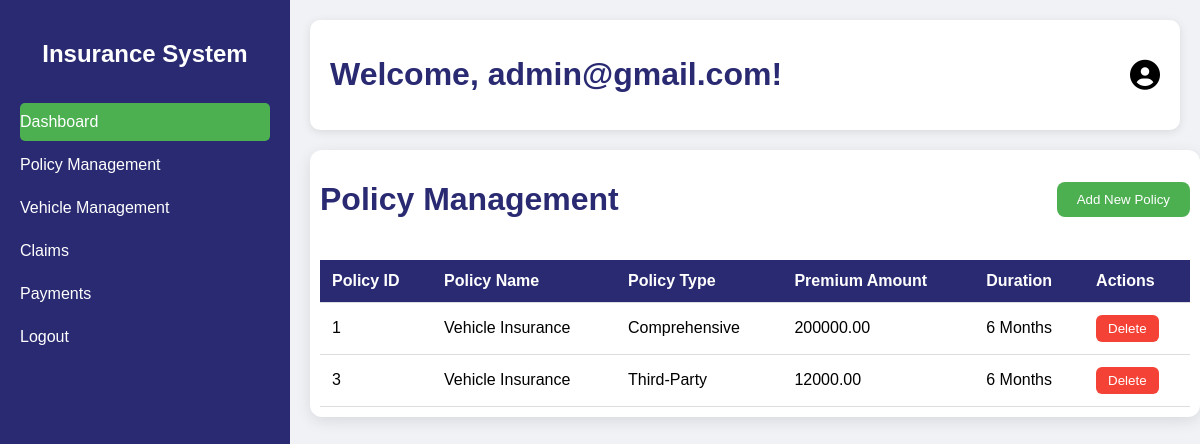
/policy-management/ (signed in), run on the app's committed database.
### CIApp/models.py (models this page shows, shortened)
class InsurancePolicy(models.Model):
    POLICY_TYPES = [
        ('third-party', 'Third-Party'),
        ('comprehensive', 'Comprehensive'),
    ]
    policy_name = models.CharField(max_length=100)
    policy_type = models.CharField(max_length=20, choices=POLICY_TYPES)
    coverage_details = models.TextField()
    premium_amount = models.DecimalField(max_digits=10, decimal_places=2)
    duration_months = models.PositiveIntegerField()  # Policy duration in months

### CIApp/views.py (the view)
# urls.py: path('policy-management/', views.policy_management, name="policy-management"),
@login_required(login_url='/login')
def policy_management(request):
    current_user = request.user
    polices =  InsurancePolicy.objects.all()
    context = {
        'polices': polices,
        "user": current_user
    }
    return render(request, 'policy-management.html', context)

### templates/policy-management.html (shortened to what this page needs)
{% extends "base.html" %}
{% load static %}
{% block Css %}
<link rel="stylesheet" href="{% static 'css/policy-management.css' %}">
{% endblock %}
{% block content %}
<div class="policy-container">
    <header>
        <h1>Policy Management</h1>
        <a href="/add-policy/"><button class="btn-add">Add New Policy</button></a>
    </header>
    <table>
        <thead>
            <tr>
                <th>Policy ID</th>
                <th>Policy Name</th>
                <th>Policy Type</th>
                <th>Premium Amount</th>
                <th>Duration</th>
                <th>Actions</th>
            </tr>
        </thead>
        <tbody>
            {% if polices %}
            {% for policy in polices %}
            <tr id="policy-row-{{policy.id}}">
                <td>{{policy.id}}</td>
                <td>{{policy.policy_name}}</td>
                <td>{{policy.policy_type}}</td>
                <td>{{policy.premium_amount}}</td>
                <td>{{policy.duration_months}} Months</td>
                <td>
                    <button class="btn-delete" data-id="{{policy.id}}">Delete</button>
                </td>
            </tr>
            {% endfor %}
            {% endif %}
        </tbody>
    </table>
</div>
{% endblock %}

### templates/base.html (shortened to what this page needs)
{% load static %}
<!DOCTYPE html>
<html lang="en">
<head>
    <link rel="stylesheet" href="{% static 'css/dash.css' %}">
    <link rel="stylesheet" href="{% static 'fontawesome-free/css/all.min.css' %}">
    {% block Css %}{% endblock %}
</head>
<body>
    <div class="dashboard-container">
        <aside class="sidebar">
            <h2>Insurance System</h2>
            <nav>
                <a href="/dash/" class="active">Dashboard</a>
                {% if user.is_superuser %}
                <a href="/policy-management/">Policy Management</a>
                {% endif %}
                <a href="/vehicle/">Vehicle Management</a>
                <a href="/claims/">Claims</a>
                <a href="/view-payments/">Payments</a>
                <a href="/logout/">Logout</a>
            </nav>
        </aside>
        <main class="main-content">
            <header class="dashboard-header">
                {% if not user.is_superuser %}
                <h1>Welcome, {{user.first_name}}!</h1>
                {% else %}
                <h1>Welcome, {{user.email}}!</h1>
                {% endif %}
                <div class="user-info">
                    <i class="fa fa-user-circle" style="font-size: 30px;"></i>
                </div>
            </header>
            {% block content %}{% endblock %}
        </main>
    </div>
</body>
</html>

### static/css/dash.css (style rules this page uses)
body { display: flex; height: 100vh; margin: 0; font-family: Arial, sans-serif; background-color: #f0f2f5; }
.dashboard-container { display: flex; width: 100%; }
.sidebar { width: 250px; background-color: #2A2A72; color: #fff; display: flex; flex-direction: column; padding: 20px; }
.sidebar h2 { text-align: center; margin-bottom: 30px; }
.sidebar nav a { display: block; color: #fff; text-decoration: none; padding: 10px 0; margin: 5px 0; border-radius: 5px; transition: background 0.3s ease; }
.sidebar nav a.active, .sidebar nav a:hover { background-color: #4CAF50; }
.main-content { flex: 1; padding: 20px; }
.dashboard-header { display: flex; justify-content: space-between; align-items: center; background-color: #fff; padding: 15px 20px; border-radius: 10px; box-shadow: 0 2px 10px rgba(0, 0, 0, 0.1); margin-bottom: 20px; }

### static/css/policy-management.css (style rules this page uses)
.policy-container { background-color: #fff; border-radius: 12px; box-shadow: 0 4px 15px rgba(0, 0, 0, 0.1); padding: 10px; width: 100%; }
header { display: flex; justify-content: space-between; align-items: center; margin-bottom: 20px; }
h1 { color: #2A2A72; }
.btn-add { background-color: #4CAF50; color: #fff; border: none; padding: 10px 20px; border-radius: 8px; cursor: pointer; }
table { width: 100%; border-collapse: collapse; }
thead { background-color: #2A2A72; color: #fff; }
td, th { padding: 12px; text-align: left; border-bottom: 1px solid #ddd; }
.btn-edit, .btn-delete { padding: 6px 12px; border: none; border-radius: 6px; cursor: pointer; }
.btn-delete { background-color: #f44336; color: #fff; }

### data on the page
InsurancePolicy: id "1", policy_name "Vehicle Insurance", policy_type "Comprehensive", premium_amount "200000.00", duration_months "6"
InsurancePolicy: id "3", policy_name "Vehicle Insurance", policy_type "Third-Party", premium_amount "12000.00", duration_months "6"

### other printed values
{{ user.email }} "admin@gmail.com"
